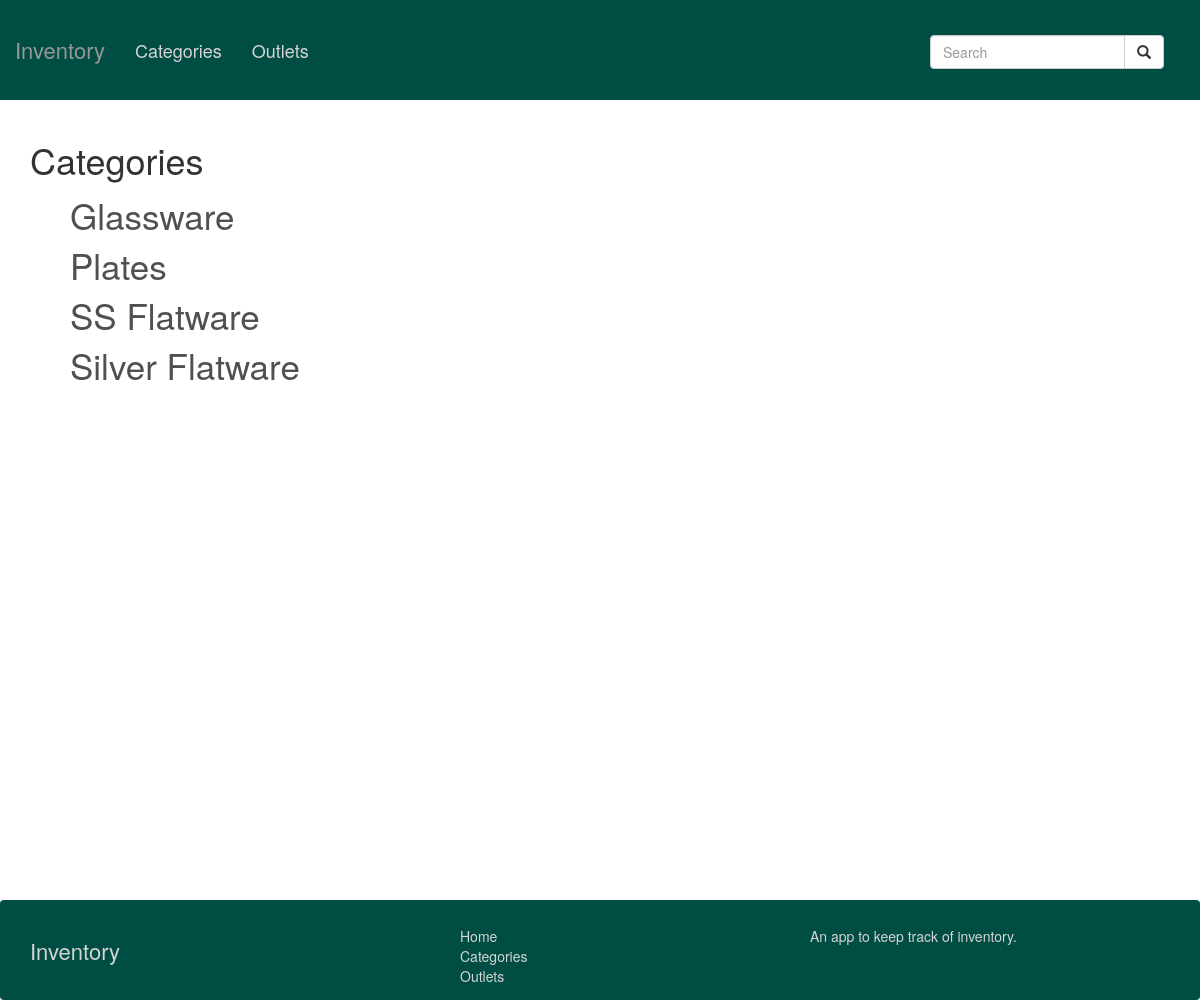
Page /categories/ on the committed database.
### inventory_app/models.py (models this page shows, shortened)
class Category(models.Model):
  name = models.CharField(max_length=50, blank=False)

### inventory_app/views.py (the view)
# urls.py: url(r'^categories/', views.categories, name='categories'),
def categories(request):
  categories = Category.objects.all().order_by('name')
  t = loader.get_template('categories.html')
  c = Context({ 'categories': categories, })
  return HttpResponse(t.render(c))

### templates/categories.html
{% extends '_base.html' %}
{% block content %}
<h1>Categories</h1>
<ul class="name-list">
  {% for category in categories %}
  <li><a href="/category/{{ category.id }}">{{ category.name }}</a></li>
  {% endfor %}
</ul>
{% endblock %}

### inventory_app/static/styles/style.css (style rules this page uses)
html, body { height: 100%; }
body { padding-top: 120px; }
.name-list li { list-style: none; font-size: 2.5em; }
.name-list a { color: #505050; text-decoration: none; }

### rows in the picture
Category: name "Glassware"
Category: name "Plates"
Category: name "SS Flatware"
Category: name "Silver Flatware"
